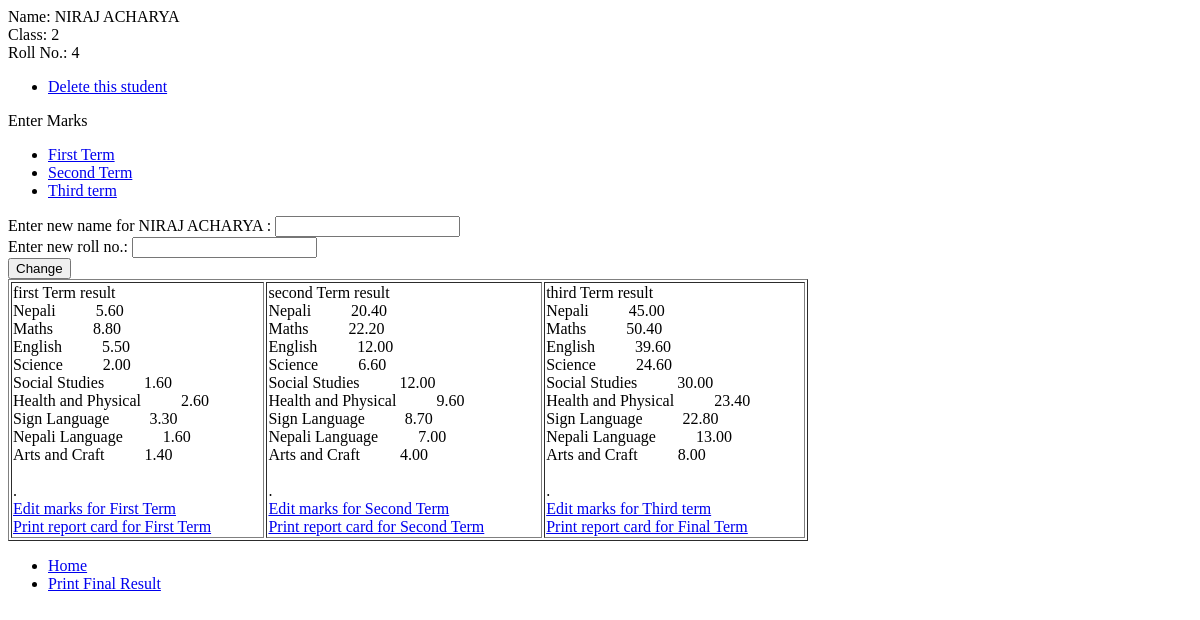
Screenshot of /viewdetails.php?sid=32 with the database file from the repository.
### tables this page shows
CREATE TABLE `main` (
  `ID` int(3) NOT NULL,
  `name` varchar(30) NOT NULL,
  `class` int(11) NOT NULL,
  `roll` int(11) NOT NULL,
  `total` decimal(8,2) NOT NULL,
  `percent` decimal(5,2) NOT NULL,
  `flag` varchar(1) NOT NULL,
  `1` decimal(8,2) NOT NULL,
  `2` decimal(8,2) NOT NULL,
  `3` decimal(8,2) NOT NULL,
  `4` decimal(8,2) NOT NULL,
  `5` decimal(8,2) NOT NULL,
  `6` decimal(8,2) NOT NULL,
  `7` decimal(8,2) NOT NULL,
  `8` decimal(8,2) NOT NULL,
  `9` decimal(8,2) NOT NULL,
  `10` decimal(8,2) NOT NULL,
  `11` decimal(5,2) NOT NULL,
  `12` decimal(5,2) NOT NULL,
  `13` decimal(8,2) NOT NULL,
  `14` decimal(8,2) NOT NULL,
  `15` decimal(8,2) NOT NULL,
  `16` decimal(8,2) NOT NULL,
  `17` decimal(8,2) NOT NULL,
  `18` decimal(8,2) NOT NULL,
  `19` decimal(8,2) NOT NULL,
  `20` decimal(8,2) NOT NULL,
  `attend` varchar(11) NOT NULL,
  `rank` int(11) NOT NULL,
  `batch` int(11) NOT NULL,
  PRIMARY KEY (`ID`)
);

CREATE TABLE `first` (
  `ID` int(3) NOT NULL,
  `name` varchar(30) NOT NULL,
  `class` int(11) NOT NULL,
  `roll` int(11) NOT NULL,
  `total` decimal(8,2) NOT NULL,
  `percent` decimal(5,2) NOT NULL,
  `flag` varchar(1) NOT NULL,
  `1` decimal(8,2) NOT NULL,
  `2` decimal(8,2) NOT NULL,
  `3` decimal(8,2) NOT NULL,
  `4` decimal(8,2) NOT NULL,
  `5` decimal(8,2) NOT NULL,
  `6` decimal(8,2) NOT NULL,
  `7` decimal(8,2) NOT NULL,
  `8` decimal(8,2) NOT NULL,
  `9` decimal(8,2) NOT NULL,
  `10` decimal(8,2) NOT NULL,
  `11` decimal(5,2) NOT NULL,
  `12` decimal(5,2) NOT NULL,
  `13` decimal(8,2) NOT NULL,
  `14` decimal(8,2) NOT NULL,
  `15` decimal(8,2) NOT NULL,
  `16` decimal(8,2) NOT NULL,
  `17` decimal(8,2) NOT NULL,
  `18` decimal(8,2) NOT NULL,
  `19` decimal(8,2) NOT NULL,
  `20` decimal(8,2) NOT NULL,
  `attend` varchar(11) NOT NULL,
  `rank` int(11) NOT NULL,
  `batch` int(11) NOT NULL,
  PRIMARY KEY (`ID`)
);

CREATE TABLE `second` (
  `ID` int(3) NOT NULL,
  `name` varchar(30) NOT NULL,
  `class` int(11) NOT NULL,
  `roll` int(11) NOT NULL,
  `total` decimal(8,2) NOT NULL,
  `percent` decimal(5,2) NOT NULL,
  `flag` varchar(1) NOT NULL,
  `1` decimal(8,2) NOT NULL,
  `2` decimal(8,2) NOT NULL,
  `3` decimal(8,2) NOT NULL,
  `4` decimal(8,2) NOT NULL,
  `5` decimal(8,2) NOT NULL,
  `6` decimal(8,2) NOT NULL,
  `7` decimal(8,2) NOT NULL,
  `8` decimal(8,2) NOT NULL,
  `9` decimal(8,2) NOT NULL,
  `10` decimal(8,2) NOT NULL,
  `11` decimal(5,2) NOT NULL,
  `12` decimal(5,2) NOT NULL,
  `13` decimal(8,2) NOT NULL,
  `14` decimal(8,2) NOT NULL,
  `15` decimal(8,2) NOT NULL,
  `16` decimal(8,2) NOT NULL,
  `17` decimal(8,2) NOT NULL,
  `18` decimal(8,2) NOT NULL,
  `19` decimal(8,2) NOT NULL,
  `20` decimal(8,2) NOT NULL,
  `attend` varchar(11) NOT NULL,
  `rank` int(11) NOT NULL,
  `batch` int(11) NOT NULL,
  PRIMARY KEY (`ID`)
);

CREATE TABLE `third` (
  `ID` int(3) NOT NULL,
  `name` varchar(30) NOT NULL,
  `class` int(11) NOT NULL,
  `roll` int(11) NOT NULL,
  `total` decimal(8,2) NOT NULL,
  `percent` decimal(5,2) NOT NULL,
  `flag` varchar(1) NOT NULL,
  `1` decimal(8,2) NOT NULL,
  `2` decimal(8,2) NOT NULL,
  `3` decimal(8,2) NOT NULL,
  `4` decimal(8,2) NOT NULL,
  `5` decimal(8,2) NOT NULL,
  `6` decimal(8,2) NOT NULL,
  `7` decimal(8,2) NOT NULL,
  `8` decimal(8,2) NOT NULL,
  `9` decimal(8,2) NOT NULL,
  `10` decimal(8,2) NOT NULL,
  `11` decimal(5,2) NOT NULL,
  `12` decimal(5,2) NOT NULL,
  `13` decimal(8,2) NOT NULL,
  `14` decimal(8,2) NOT NULL,
  `15` decimal(8,2) NOT NULL,
  `16` decimal(8,2) NOT NULL,
  `17` decimal(8,2) NOT NULL,
  `18` decimal(8,2) NOT NULL,
  `19` decimal(8,2) NOT NULL,
  `20` decimal(8,2) NOT NULL,
  `attend` varchar(11) NOT NULL,
  `rank` int(11) NOT NULL,
  `batch` int(11) NOT NULL,
  PRIMARY KEY (`ID`)
);

### viewdetails.php (the view, shortened to what this page needs)
<!DOCTYPE html PUBLIC "-//W3C//DTD XHTML 1.0 Transitional//EN" "http://www.w3.org/TR/xhtml1/DTD/xhtml1-transitional.dtd">
<html xmlns="http://www.w3.org/1999/xhtml">
<head>
<link href="SpryAssets/SpryValidationTextField.css" rel="stylesheet" type="text/css" />
</head>
<body>
<?php
$sid=$_GET['sid'];
?>
<?php
$myname=getname($sid);
echo "Name: ".getname($sid)."<br>";
echo "Class: ".getclass($sid)."<br>";
echo "Roll No.: ".getroll($sid)."<br>";
$first="first";
$second="second";
$third="third";
?>
<div id = "linker">
<ul>
<li><a href="deletion.php?sid=<?php echo $sid?>">Delete this student</a></li>
</ul>
</div>
<div id = "enter">
 Enter Marks
                <ul>
                <li><a href="termexam.php?sid=<?php echo $sid?>&term=first">First Term</a></li>
                <li><a href="termexam.php?sid=<?php echo $sid?>&term=second">Second Term</a></li>
                <li><a href="termexam.php?sid=<?php echo $sid?>&term=third">Third term</a>
                </li>
                </ul>
</div>
<form name="changename" method="post" action="changedetails.php?sid=<?php echo $sid; ?>">
Enter new name for <?php echo $myname;?> :<span id="sprytextfield2">
<label>
  <input type="text" name="namefield" id="text2" /><br />
</label>
<span class="textfieldRequiredMsg">A value is required.</span></span>
Enter new roll no.: <span id="sprytextfield1">
<label>
  <input type="text" name="rollfield" id="text1" /><br />
</label>
<span class="textfieldRequiredMsg">A value is required.</span><span class="textfieldInvalidFormatMsg">Invalid format.</span></span>
<label>
  <input type="submit" name="button" id="button" value="Change" /><br />
</label>
</form>
<table width="800" border="1">
  <tr>
    <td><?php showresults($sid,$first);?>
    <a href="termexam.php?sid=<?php echo $sid?>&term=first">Edit marks for First Term</a><br />
        <a href="print_single.php?sid=<?php echo $sid?>&term=first">Print report card for First Term</a>
</td>
    <td><?php showresults($sid,$second);?>
    <a href="termexam.php?sid=<?php echo $sid?>&term=second">Edit marks for Second Term</a><br />
            <a href="print_single.php?sid=<?php echo $sid?>&term=second">Print report card for Second Term</a>
</td>
    <td><?php showresults($sid,$third);?>
    <a href="termexam.php?sid=<?php echo $sid?>&term=third">Edit marks for Third term</a><br />
                <a href="print_single.php?sid=<?php echo $sid?>&term=third">Print report card for Final Term</a>
</td>
  </tr>
</table>
<?php
function showresults($sid,$terms)
{	$sub[20]="";$marks[20]=0;
	$myclass=getclass($sid);
	if($myclass<=5){$numsubs=9;$group=5;}
	else if($myclass<=8){$numsubs=12;$group=8;}
	else {$numsubs=12;$group=10;}
	$sql="SELECT * FROM `$terms` where ID=$sid";
	$result = mysql_query($sql) or die(mysql_error());
	if($result)
	{
	$row=mysql_fetch_array($result);
	for($i=1;$i<=$numsubs;$i++){$marks[$i] = $row[$i];}
	$sql="SELECT * FROM `$group`";
	$result = mysql_query($sql) or die(mysql_error());
	if($result)
	{
	for($k=1; $k<=$numsubs; $k++)
	{	$row=mysql_fetch_array($result);
		$sub[$k]=$row['subject'];
	}
	}
	echo $terms." Term result"."<br>";
	for($k=1; $k<=$numsubs; $k++)
	{
	echo $sub[$k];
	echo $marks[$k]."<br>";
	}
	echo "<br>.<br>";
}
}
function getname($sid){
$sql="SELECT * FROM `main` where ID=$sid";
$result = mysql_query($sql) or die(mysql_error());
	if($result)
	{
		$row=mysql_fetch_array($result);
		$name=$row['name'];
	}
	return $name;
}
function getclass($sid){
$sql="SELECT * FROM main where ID=$sid";
$result = mysql_query($sql) or die(mysql_error());
	if($result)
	{
		$row=mysql_fetch_array($result);
		$class=$row['class'];
	}
	return $class;
}
function getroll($sid){
$sql="SELECT * FROM `main` where ID=$sid";
$result = mysql_query($sql) or die(mysql_error());
	if($result)
	{
		$row=mysql_fetch_array($result);
		$roll=$row['roll'];
	}
	return $roll;
}
?>
<section id="menu">
<nav>
  <ul>
<li><a href="index.php">Home</a></li>
    <li><a href='print_single.php?sid=<?php echo $sid ?>&term=third'>Print Final Result</a></li>
  </ul>
  </nav>
</section>
</body>
</html>

### rows the page displays
main: name "NIRAJ ACHARYA", class "2", roll "4"
first: 1 "5.60", 2 "8.80", 3 "5.50", 4 "2.00", 6 "2.60", 7 "3.30", 9 "1.40"
second: 1 "20.40", 2 "22.20", 4 "6.60", 6 "9.60", 7 "8.70", 8 "7.00", 9 "4.00"
third: 1 "45.00", 2 "50.40", 3 "39.60", 4 "24.60", 5 "30.00", 6 "23.40", 7 "22.80", 8 "13.00", 9 "8.00"

### other values shown
$terms "first second third"
$sub[$k] "Nepali"
$sub[$k] "Maths"
$sub[$k] "English"
$sub[$k] "Science"
$sub[$k] "Social Studies"
$marks[$k] "1.60"
$sub[$k] "Health and Physical"
$sub[$k] "Sign Language"
$sub[$k] "Nepali Language"
$sub[$k] "Arts and Craft"
$marks[$k] "12.00"
